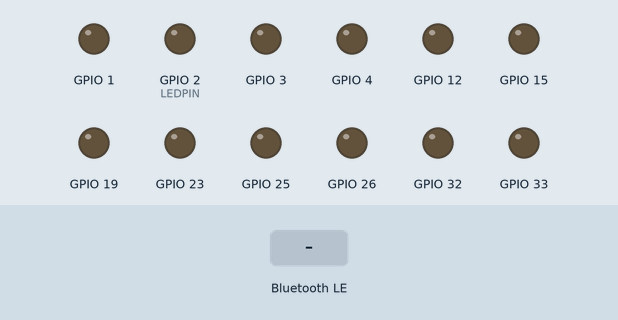
Recording of a program running on a simulated ESP32. Shown: output pins drawn as LEDs (lit = HIGH). The inputs (shaded band) are chosen by the test bench. Nothing arrives over Bluetooth unless stated; a phone connects over Bluetooth LE 3 s after start; what the program prints to the serial monitor is not drawn.

Above: at 1.2 s.
1.3 s: Bluetooth LE write "L" received
At 1.45 s:
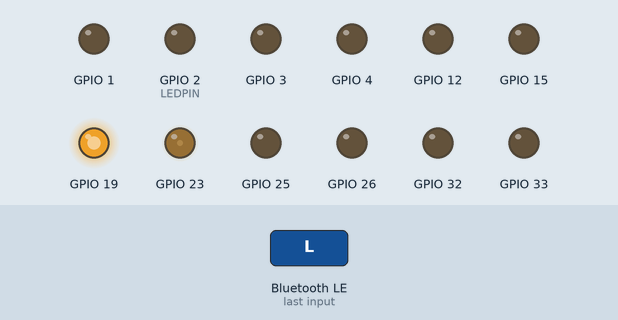
At 2.05 s:
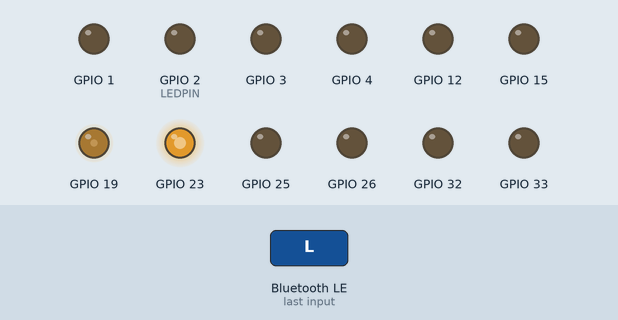
Timing chart, 0 to 10.3 s (numbered marks = the images above; inputs shaded):
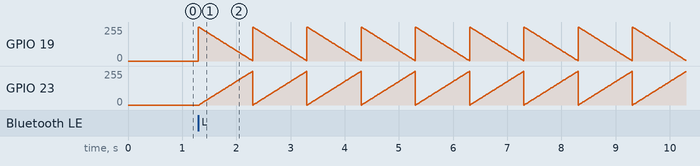

Measured:
- after the input at 1.3 s, GPIO 19: ramps from 255/255 to 3/255 and jumps back, once every 1.0 s; GPIO 23: ramps from 0/255 to 252/255 and jumps back, once every 1.0 s

The program:

main.cpp
```cpp
/*
 * File:   main.cpp
 * Author: Hiro
 *
 * Created on 03 de Dezembro de 2021, 23:39
 */

#include <Arduino.h>
#include <sonicGPIO.h>
#include <sonicAD.h>
#include <sonicPWM.h>
#include <BLEDevice.h>
#include <BLEUtils.h>
#include <BLEServer.h>

#define SERVICE_UUID "4fafc201-1fb5-459e-8fcc-c5c9c331914b"
#define CHARACTERISTIC_UUID "beb5483e-36e1-4688-b7f5-ea07361b26a8"

std::string comando = "";

class MyCallbacks : public BLECharacteristicCallbacks
{
  void onWrite(BLECharacteristic *pCharacteristic)
  {
    std::string value = pCharacteristic->getValue();

    if (value == "L")
    {
      comando = "LED";
    }

    if (value == "P")
    {
      comando = "Parar";
    }
  }
};

void setup()
{

  Serial.begin(9600);
  pinMode(2, OUTPUT);
  gpioConfig();
  adConfig();
  pwmConfig();

  BLEDevice::init("Sonic");
  BLEServer *pServer = BLEDevice::createServer();

  BLEService *pService = pServer->createService(SERVICE_UUID);

  BLECharacteristic *pCharacteristic = pService->createCharacteristic(
      CHARACTERISTIC_UUID,
      BLECharacteristic::PROPERTY_READ |
          BLECharacteristic::PROPERTY_WRITE);

  pCharacteristic->setCallbacks(new MyCallbacks());

  pCharacteristic->setValue("Hello World");
  pService->start();

  BLEAdvertising *pAdvertising = pServer->getAdvertising();
  pAdvertising->start();
}

void loop()
{
  if (comando == "LED")
  {
    for (int i = 0; i < 100; i++)
    {
      pwmASetDuty(i);
      pwmBSetDuty(100 - i);
      delay(10);

      if (comando == "Parar")
      {
        break;
      }
    }
  }

  if (comando == "Parar")
  {
    pwmASetDuty(0);
    pwmBSetDuty(0);
  }
}
```

sonicAD.cpp
```cpp
/*
 * File:   sonicAD.cpp
 * Author: Hiro
 *
 * Created on 03 de Dezembro de 2021, 23:39
 */

#include "sonicAD.h"

void adConfig(){
    analogReadResolution(12);       /*!< Resolução de 12 bits (0 - 4095) */
    analogSetWidth(12);
    analogSetAttenuation(ADC_11db); /*!< Resolução de 12 bits (0 - 4095) */
    adcAttachPin(GPIO_NUM_36);      /*!< Atribui ADC aos pinos           */
    adcAttachPin(GPIO_NUM_39);
    adcAttachPin(SENSOR_CORRENTE_A);
    adcAttachPin(SENSOR_CORRENTE_B);

    Serial.println("ADC configurado - SUCESSO");
}
```

sonicAD.h
```cpp
/*
 * File:   sonicAD.h
 * Author: Hiro
 *
 * Created on 03 de Dezembro de 2021, 23:39
 */

#include <Arduino.h>

#ifdef __cplusplus
extern "C" {
#endif

#define SENSOR_CORRENTE_A GPIO_NUM_34 //SCA
#define SENSOR_CORRENTE_B GPIO_NUM_35 //SCB

/**
 * @brief Configuração ADC sonic
 *
 *        Configura resolução do ADC, largura, ciclos por amostra, quantidade de amostra,
 *        atenuação, pinos do ADC
 * @return
 *     VOID
 *
 */
void adConfig();


#ifdef __cplusplus
}
#endif
```

sonicGPIO.cpp
```cpp
/*
 * File:   sonicGPIO.cpp
 * Author: Hiro
 *
 * Created on 03 de Dezembro de 2021, 23:39
 */

#include "sonicGPIO.h"

bool gpioConfig(){

    /**
    * @brief Configuração GPIO18
    * _SDA Sensor de distância
    *
    */
    gpio_config_t gpio18;
    gpio18.pin_bit_mask = (1ULL << GPIO_NUM_18); /*!< Atribui mask GPIO18                 */
    gpio18.mode = GPIO_MODE_INPUT;               /*!< Seta modo GPIO como input           */
    gpio18.pull_up_en = GPIO_PULLUP_DISABLE;     /*!< Desliga GPIO pull-up                */
    gpio18.pull_down_en = GPIO_PULLDOWN_ENABLE;  /*!< Liga GPIO pull-down                 */
    gpio18.intr_type = GPIO_INTR_DISABLE;        /*!< Desabilita Interrupção GPIO         */
    gpio_config(&gpio18);                        /*!< Configuração final GPIO por ponteiro*/

    if(gpio_config(&gpio18) == ESP_ERR_INVALID_ARG){
        return false;
    }

    /**
    * @brief Configuração GPIO5
    * _SDB Sensor de distância
    *
    */
    gpio_config_t gpio5;
    gpio5.pin_bit_mask = (1ULL << GPIO_NUM_5);  /*!< Atribui mask GPIO5                  */
    gpio5.mode = GPIO_MODE_INPUT;               /*!< seta modo GPIO como input           */
    gpio5.pull_up_en = GPIO_PULLUP_DISABLE;     /*!< Desliga GPIO pull-up                */
    gpio5.pull_down_en = GPIO_PULLDOWN_ENABLE;  /*!< Liga GPIO pull-down                 */
    gpio5.intr_type = GPIO_INTR_DISABLE;        /*!< Desabilita Interrupção GPIO         */
    gpio_config(&gpio5);                        /*!< Configuração final GPIO por ponteiro*/

    if(gpio_config(&gpio5) == ESP_ERR_INVALID_ARG){
        return false;
    }

    /**
    * @brief Configuração GPIO17
    * _SDC Sensor de distância
    *
    */
    gpio_config_t gpio17;
    gpio17.pin_bit_mask = (1ULL << GPIO_NUM_17); /*!< Atribui mask GPIO17                 */
    gpio17.mode = GPIO_MODE_INPUT;               /*!< seta modo GPIO como input           */
    gpio17.pull_up_en = GPIO_PULLUP_DISABLE;     /*!< Desiga GPIO pull-up                 */
    gpio17.pull_down_en = GPIO_PULLDOWN_ENABLE;  /*!<  Liga GPIO pull-down                */
    gpio17.intr_type = GPIO_INTR_DISABLE;        /*!< Desabilita Interrupção GPIO         */
    gpio_config(&gpio17);                        /*!< Configuração final GPIO por ponteiro*/

    if(gpio_config(&gpio17) == ESP_ERR_INVALID_ARG){
        return false;
    }

    /**
    * @brief Configuração GPIO16
    * _SDD Sensor de distância
    *
    */
    gpio_config_t gpio16;
    gpio16.pin_bit_mask = (1ULL << GPIO_NUM_16); /*!< Atribui mask GPIO16                 */
    gpio16.mode = GPIO_MODE_INPUT;               /*!< seta modo GPIO como input           */
    gpio16.pull_up_en = GPIO_PULLUP_DISABLE;     /*!< Desliga GPIO pull-up                */
    gpio16.pull_down_en = GPIO_PULLDOWN_ENABLE;  /*!< Liga GPIO pull-down                 */
    gpio16.intr_type = GPIO_INTR_DISABLE;        /*!< Desabilita Interrupção GPIO         */
    gpio_config(&gpio16);                        /*!< Configuração final GPIO por ponteiro*/

    if(gpio_config(&gpio16) == ESP_ERR_INVALID_ARG){
        return false;
    }

    /**
    * @brief Configuração GPIO32
    * IN1 Enable ponte H
    *
    */
    gpio_config_t gpio32;
    gpio32.pin_bit_mask = (1ULL << GPIO_NUM_32); /*!< Atribui mask GPIO32                 */
    gpio32.mode = GPIO_MODE_OUTPUT;              /*!< seta modo GPIO como output          */
    gpio32.pull_up_en = GPIO_PULLUP_DISABLE;     /*!< DesLiga GPIO pull-up                */
    gpio32.pull_down_en = GPIO_PULLDOWN_DISABLE; /*!< Desliga GPIO pull-down              */
    gpio32.intr_type = GPIO_INTR_DISABLE;        /*!< Desabilita Interrupção GPIO         */
    gpio_config(&gpio32);                        /*!< Configuração final GPIO por ponteiro*/

    if(gpio_config(&gpio32) == ESP_ERR_INVALID_ARG){
        return false;
    }

    /**
    * @brief Configuração GPIO33
    * IN2 Enable ponte H
    *
    */
    gpio_config_t gpio33;
    gpio33.pin_bit_mask = (1ULL << GPIO_NUM_33); /*!< Atribui mask GPIO33                 */
    gpio33.mode = GPIO_MODE_OUTPUT;              /*!< seta modo GPIO como output          */
    gpio33.pull_up_en = GPIO_PULLUP_DISABLE;     /*!< DesLiga GPIO pull-up                */
    gpio33.pull_down_en = GPIO_PULLDOWN_DISABLE; /*!< Desliga GPIO pull-down              */
    gpio33.intr_type = GPIO_INTR_DISABLE;        /*!< Desabilita Interrupção GPIO         */
    gpio_config(&gpio33);                        /*!< Configuração final GPIO por ponteiro*/

    if(gpio_config(&gpio33) == ESP_ERR_INVALID_ARG){
        return false;
    }

    /**
    * @brief Configuração GPIO25
    * IN3 Enable ponte H
    *
    */
    gpio_config_t gpio25;
    gpio25.pin_bit_mask = (1ULL << GPIO_NUM_25); /*!< Atribui mask GPIO25                 */
    gpio25.mode = GPIO_MODE_OUTPUT;              /*!< seta modo GPIO como output          */
    gpio25.pull_up_en = GPIO_PULLUP_DISABLE;     /*!< DesLiga GPIO pull-up                */
    gpio25.pull_down_en = GPIO_PULLDOWN_DISABLE; /*!< Desliga GPIO pull-down              */
    gpio25.intr_type = GPIO_INTR_DISABLE;        /*!< Desabilita Interrupção GPIO         */
    gpio_config(&gpio25);                        /*!< Configuração final GPIO por ponteiro*/

    if(gpio_config(&gpio25) == ESP_ERR_INVALID_ARG){
        return false;
    }

    /**
    * @brief Configuração GPIO26
    * IN4 Enable ponte H
    *
    */
    gpio_config_t gpio26;
    gpio26.pin_bit_mask = (1ULL << GPIO_NUM_26); /*!< Atribui mask GPIO26                 */
    gpio26.mode = GPIO_MODE_OUTPUT;              /*!< seta modo GPIO como output          */
    gpio26.pull_up_en = GPIO_PULLUP_DISABLE;     /*!< DesLiga GPIO pull-up                */
    gpio26.pull_down_en = GPIO_PULLDOWN_DISABLE; /*!< Desliga GPIO pull-down              */
    gpio26.intr_type = GPIO_INTR_DISABLE;        /*!< Desabilita Interrupção GPIO         */
    gpio_config(&gpio26);                        /*!< Configuração final GPIO por ponteiro*/

    if(gpio_config(&gpio26) == ESP_ERR_INVALID_ARG){
        return false;
    }

    /**
    * @brief Configuração GPIO03
    * DISPA Primeiro bit BCD
    *
    */
    gpio_config_t gpio3;
    gpio3.pin_bit_mask = (1ULL << GPIO_NUM_3); /*!< Atribui mask GPIO3                   */
    gpio3.mode = GPIO_MODE_OUTPUT;              /*!< seta modo GPIO como output          */
    gpio3.pull_up_en = GPIO_PULLUP_DISABLE;     /*!< DesLiga GPIO pull-up                */
    gpio3.pull_down_en = GPIO_PULLDOWN_DISABLE; /*!< Desliga GPIO pull-down              */
    gpio3.intr_type = GPIO_INTR_DISABLE;        /*!< Desabilita Interrupção GPIO         */
    gpio_config(&gpio3);                        /*!< Configuração final GPIO por ponteiro*/

    if(gpio_config(&gpio3) == ESP_ERR_INVALID_ARG){
        return false;
    }

    /**
    * @brief Configuração GPIO04
    * DISPB Segundo bit BCD
    *
    */
    gpio_config_t gpio4;
    gpio4.pin_bit_mask = (1ULL << GPIO_NUM_4); /*!< Atribui mask GPIO4                   */
    gpio4.mode = GPIO_MODE_OUTPUT;              /*!< seta modo GPIO como output          */
    gpio4.pull_up_en = GPIO_PULLUP_DISABLE;     /*!< DesLiga GPIO pull-up                */
    gpio4.pull_down_en = GPIO_PULLDOWN_DISABLE; /*!< Desliga GPIO pull-down              */
    gpio4.intr_type = GPIO_INTR_DISABLE;        /*!< Desabilita Interrupção GPIO         */
    gpio_config(&gpio4);                        /*!< Configuração final GPIO por ponteiro*/

    if(gpio_config(&gpio4) == ESP_ERR_INVALID_ARG){
        return false;
    }

    /**
    * @brief Configuração GPIO15
    * DISPC Terceiro bit BCD
    *
    */
    gpio_config_t gpio15;
    gpio15.pin_bit_mask = (1ULL << GPIO_NUM_15); /*!< Atribui mask GPIO15                 */
    gpio15.mode = GPIO_MODE_OUTPUT;              /*!< seta modo GPIO como output          */
    gpio15.pull_up_en = GPIO_PULLUP_DISABLE;     /*!< DesLiga GPIO pull-up                */
    gpio15.pull_down_en = GPIO_PULLDOWN_DISABLE; /*!< Desliga GPIO pull-down              */
    gpio15.intr_type = GPIO_INTR_DISABLE;        /*!< Desabilita Interrupção GPIO         */
    gpio_config(&gpio15);                        /*!< Configuração final GPIO por ponteiro*/

    if(gpio_config(&gpio15) == ESP_ERR_INVALID_ARG){
        return false;
    }

    /**
    * @brief Configuração GPIO01
    * DISPD Quarto bit BCD
    *
    */
    pinMode(GPIO_NUM_1,OUTPUT);

    /**
    * @brief Configuração GPIO14
    * Input módulo Start
    *
    */
    gpio_config_t gpio14;
    gpio14.pin_bit_mask = (1ULL << GPIO_NUM_14); /*!< Atribui mask GPIO14                 */
    gpio14.mode = GPIO_MODE_INPUT;              /*!< seta modo GPIO como output          */
    gpio14.pull_up_en = GPIO_PULLUP_DISABLE;     /*!< DesLiga GPIO pull-up                */
    gpio14.pull_down_en = GPIO_PULLDOWN_ENABLE; /*!< Desliga GPIO pull-down              */
    gpio14.intr_type = GPIO_INTR_DISABLE;        /*!< Desabilita Interrupção GPIO         */
    gpio_config(&gpio14);                        /*!< Configuração final GPIO por ponteiro*/

    if(gpio_config(&gpio14) == ESP_ERR_INVALID_ARG){
        return false;
    }

    /**
    * @brief Configuração GPIO12
    * Chip Select BCD
    *
    */
    gpio_config_t gpio12;
    gpio12.pin_bit_mask = (1ULL << GPIO_NUM_12); /*!< Atribui mask GPIO12                 */
    gpio12.mode = GPIO_MODE_OUTPUT;              /*!< seta modo GPIO como output          */
    gpio12.pull_up_en = GPIO_PULLUP_DISABLE;     /*!< DesLiga GPIO pull-up                */
    gpio12.pull_down_en = GPIO_PULLDOWN_DISABLE; /*!< Desliga GPIO pull-down              */
    gpio12.intr_type = GPIO_INTR_DISABLE;        /*!< Desabilita Interrupção GPIO         */
    gpio_config(&gpio12);                        /*!< Configuração final GPIO por ponteiro*/

    if(gpio_config(&gpio12) == ESP_ERR_INVALID_ARG){
        return false;
    }


    Serial.println("GPIO configurados - SUCESSO");
    return true;
}
```

sonicGPIO.h
```cpp
/*
 * File:   sonicGPIO.h
 * Author: Hiro
 *
 * Created on 03 de Dezembro de 2021, 23:39
 */

#include <Arduino.h>

#ifdef __cplusplus
extern "C" {
#endif

#define SENSOR_LAT_DIR GPIO_NUM_18   //_SDA
#define SENSOR_FRONT_DIR GPIO_NUM_5  //_SDB
#define SENSOR_LAT_ESQ  GPIO_NUM_17  //_SDC
#define SENSOR_FRONT_ESQ GPIO_NUM_16 //_SDD
#define LEDPIN GPIO_NUM_2


/**
 * @brief Configuração GPIO sonic
 *
 *        Configura modo GPIO ,pull-up,pull-down,tipo de interrupção
 * @return
 *     - true   Successo
 *     - false  Erro
 *
 */
bool gpioConfig();

#ifdef __cplusplus
}
#endif
```

sonicPWM.cpp
```cpp
/*
 * File:   sonicPWM.cpp
 * Author: Hiro
 *
 * Created on 03 de Dezembro de 2021, 23:39
 */

#include "sonicPWM.h"

void pwmConfig(){

    mcpwm_config_t pwm_config;

    pwm_config.frequency = 5000;                          /*!<frequência = 500Hz,*/
    pwm_config.cmpr_a = 0;                                /*Ciclo de trabalho (duty cycle) do PWMxA = 0*/
    pwm_config.cmpr_b = 0;                                /*Ciclo de trabalho (duty cycle) do PWMxb = 0*/
    pwm_config.counter_mode = MCPWM_UP_COUNTER;           /*Para MCPWM assimetrico*/
    pwm_config.duty_mode = MCPWM_DUTY_MODE_0;             /*Define ciclo de trabalho em nível alto*/

    mcpwm_init(MCPWM_UNIT_0, MCPWM_TIMER_0, &pwm_config);
    mcpwm_gpio_init(MCPWM_UNIT_0, MCPWM0A, PWMA);         /*!< Utiliza unidade 0 de geração para PWMA*/
    mcpwm_gpio_init(MCPWM_UNIT_0, MCPWM0B, PWMB);         /*!< Utiliza unidade 0 de geração para PWMB*/
}

void pwmASetDuty(float duty) {
  mcpwm_set_duty(MCPWM_UNIT_0, MCPWM_TIMER_0, MCPWM_OPR_A, duty);  /*!< define duty cicle PWMA*/
}

void pwmBSetDuty(float duty) {
  mcpwm_set_duty(MCPWM_UNIT_0, MCPWM_TIMER_0, MCPWM_OPR_B, duty); /*!< define duty cicle PWMN*/
}
```

sonicPWM.h
```cpp
/*
 * File:   sonicPWM.h
 * Author: Hiro
 *
 * Created on 03 de Dezembro de 2021, 23:39
 */

#include <Arduino.h>
#include "driver/mcpwm.h"

#ifdef __cplusplus
extern "C" {
#endif

#define PWMA GPIO_NUM_23 //PWMA
#define PWMB GPIO_NUM_19 //PWMB

/**
 * @brief Configuração PWM
 *
 *        Configura frequência, modo assimétrico, ciclo de trabalho, deadtime, unidade de geração
 *        e pinos de PWM
 *
 */
void pwmConfig();

/**
 * @brief Define ciclo de trabalho do PWMA
 *
 * @param duty porcentagem do ciclo de trabalho i.e para 50% de ciclo de trabalho, duty = 50.0
 */
void pwmASetDuty(float duty);

/**
 * @brief Define ciclo de trabalho do PWMB
 *
 * @param duty porcentagem do ciclo de trabalho i.e para 50% de ciclo de trabalho, duty = 50.0
 */
void pwmBSetDuty(float duty);


#ifdef __cplusplus
}
#endif
```
